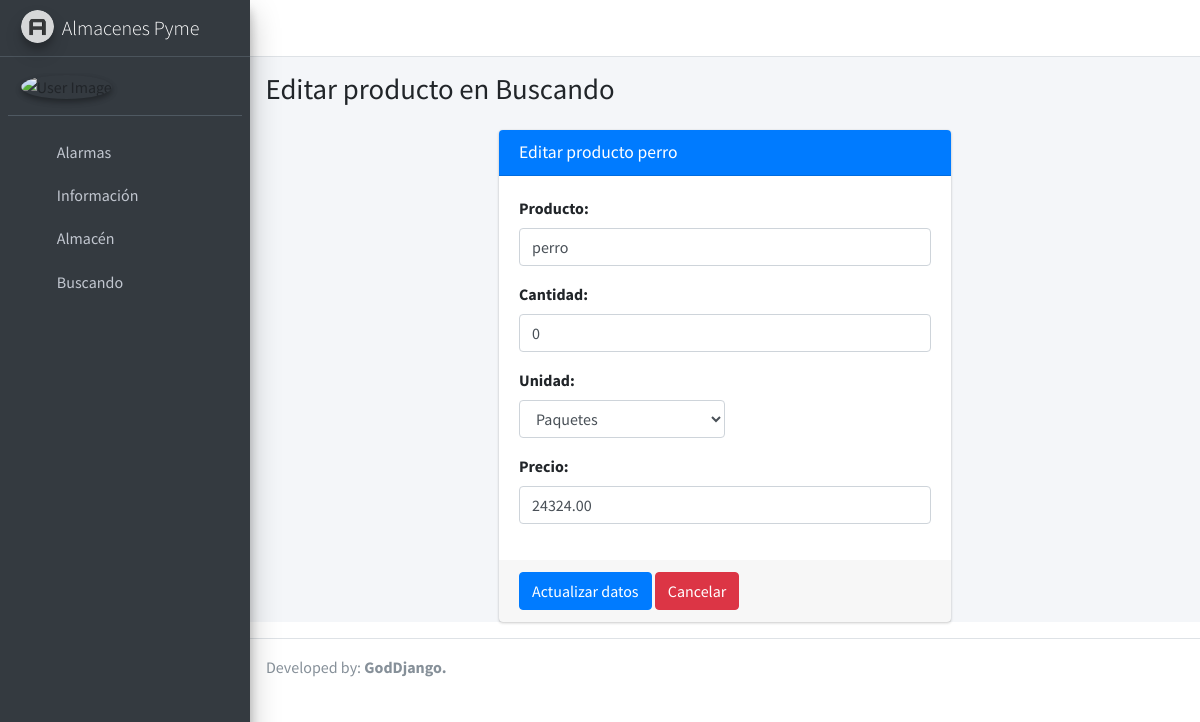
/buscando/edit/3, run on the app's committed database.
### apps/APyme/models.py (models this page shows, shortened)
class Buscando(models.Model):
    user = models.ForeignKey(User, on_delete=models.CASCADE, related_name='usuario_buscando')
    producto = models.CharField(max_length=100, verbose_name='producto',
                                validators=[RegexValidator(
                                    regex=r'^[a-zA-Z]+$',
                                    message='El nombre debe contener solo letras'
                                )])
    cantidad = models.PositiveIntegerField(verbose_name='cantidad')
    unidad = models.CharField(max_length=100, verbose_name='unidad')
    precio = models.DecimalField(verbose_name='precio', max_digits=8, decimal_places=2)
    updated_at = models.DateTimeField(auto_now=True)

### apps/APyme/views.py (the view)
# urls.py: path('buscando/edit/<int:pk>', UpdateBuscando.as_view(), name='EditBuscando'),
class UpdateBuscando(UpdateView):
    model = Buscando
    form_class = BuscandoForm
    template_name = 'CRUD/createProducto.html'
    success_url = reverse_lazy('buscando')
    def get_context_data(self, **kwargs):
        context = super().get_context_data(**kwargs)
        context['titulo'] = 'Editar producto en Buscando'
        context['header'] = 'Editar producto'
        context['boton'] = 'Actualizar datos'
        uni = Almacen.objects.values_list('unidad')
        context['unidades'] = Unidad.objects.filter(unidad__in=uni)
        context['success_url'] = self.success_url
        return context

### apps/APyme/forms.py (shortened to what this page needs)
class BuscandoForm(ModelForm):
    producto = CharField(max_length=100,
                         required=True,
                         widget=TextInput(
                             attrs={'class': 'form-control',
                                    'placeholder': 'Entre el nombre de producto'}))
    cantidad = IntegerField(max_value=99999, required=False,
                            widget=NumberInput(attrs={'class': 'form-control',
                                                      'placeholder': 'Entre la cantidad'}))
    precio = DecimalField(required=False, widget=NumberInput(attrs={'class': 'form-control',
                                                                    'placeholder': 'Entre el precio'}))
    class Meta:
        model = Buscando
        fields = ['producto', 'precio', 'cantidad', 'unidad']

### apps/APyme/context_processors.py (called while the page is built)
def ctx_dict(request):
    if request.user.is_authenticated:
        return {
            'buscandosC': Buscando.objects.filter(user=get_current_user()),
            'almacenesC': Almacen.objects.filter(user=get_current_user()),
            'alarmasC': Alarmas.objects.filter(user2=get_current_user()),
            'empresasC': User.objects.exclude(is_superuser=True),
        }
    else:
        return {
            'buscandos': None,
            'almacenes': None,
            'alarmas': None,
        }

### apps/APyme/models.py (called while the page is built)
    def __str__(self):
        return self.unidad

### apps/APyme/templates/CRUD/createProducto.html (shortened to what this page needs)
{% extends 'base.html' %}
{% block content %}
    <div class="col-md-6 container">
        <div class="card card-primary">
            <div class="card-header">
                <h3 class="card-title">{{ header }} {{ object.producto }}</h3>
            </div>
            <form method="post" action="">
                <div class="card-body">
                    <div class="form-group">
                        <label for="exampleInputPassword1">{{ form.producto.label }}:</label>
                        {{ form.producto }}
                    </div>
                    <div class="form-group">
                        <label for="exampleInputPassword1">{{ form.cantidad.label }}:</label>
                        {{ form.cantidad }}
                    </div>
                    <div class="form-group">
                        <label for="exampleInputPassword1">{{ form.unidad.label }}:</label>
                        <select class="w-50 form-control" name="unidad">
                            {% for u in unidades %}
                                <option>{{ u }}</option>
                            {% endfor %}
                        </select>
                    </div>
                    <div class="form-group">
                        <label for="exampleInputPassword1">{{ form.precio.label }}:</label>
                        {{ form.precio }}
                    </div>
                </div>
                <div class="card-footer">
                    <button type="submit" class="btn btn-primary">{{ boton }}</button>
                    <a href="{{ success_url }}" type="submit" class="btn btn-danger">Cancelar</a>
                </div>
            </form>
        </div>
    </div>
{% endblock %}

### data on the page
Buscando: producto "perro", cantidad "0", precio "24324.00"

### other printed values
{{ titulo }} "Editar producto en Buscando"
{{ header }} "Editar producto"
{{ boton }} "Actualizar datos"
form field unidad "Paquetes"
